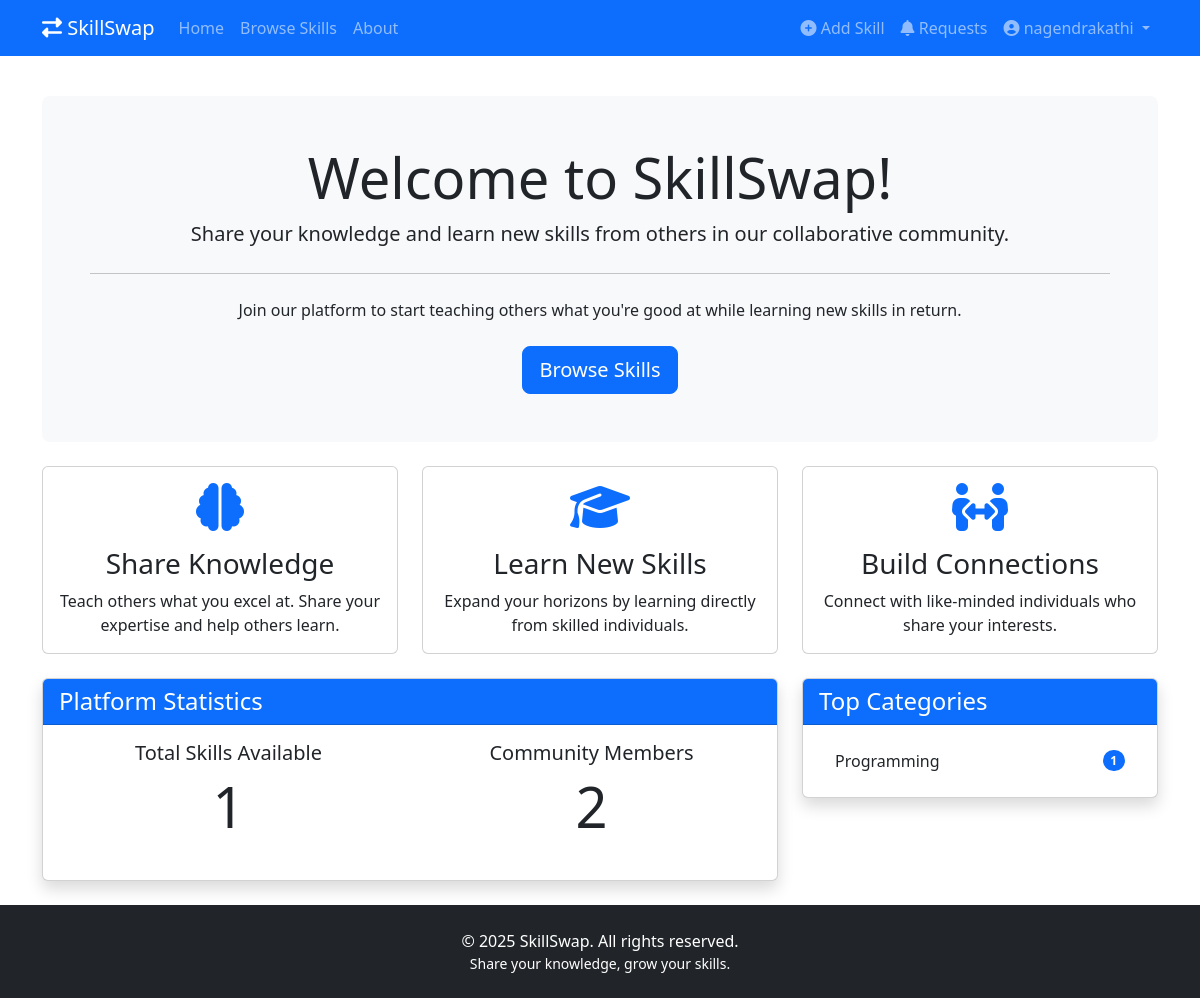
Screenshot of / (signed in) with the database file from the repository.
### app/models.py (models this page shows, shortened)
class User(db.Model, UserMixin):
    id = db.Column(db.Integer, primary_key=True)
    username = db.Column(db.String(50), unique=True, nullable=False)
    email = db.Column(db.String(120), unique=True, nullable=False)
    password_hash = db.Column(db.String(128), nullable=False)
    bio = db.Column(db.Text, nullable=True)
    location = db.Column(db.String(100), nullable=True)
    date_joined = db.Column(db.DateTime, default=datetime.utcnow)
    skills_offered = db.relationship('Skill', backref='owner', lazy=True)
    skills_learning = db.relationship('Skill', secondary=skills_users_learning,
                                     backref=db.backref('learners', lazy='dynamic'))
    requests_sent = db.relationship('Request', foreign_keys='Request.requester_id',
                                   backref='requester', lazy=True)
    requests_received = db.relationship('Request', foreign_keys='Request.skill_owner_id',
                                       backref='skill_owner', lazy=True)

class Skill(db.Model):
    id = db.Column(db.Integer, primary_key=True)
    name = db.Column(db.String(100), nullable=False)
    description = db.Column(db.Text, nullable=False)
    category = db.Column(db.String(50), nullable=False)
    difficulty = db.Column(db.String(20), nullable=False)  # beginner, intermediate, advanced
    created_at = db.Column(db.DateTime, default=datetime.utcnow)
    updated_at = db.Column(db.DateTime, default=datetime.utcnow, onupdate=datetime.utcnow)
    owner_id = db.Column(db.Integer, db.ForeignKey('user.id'), nullable=False)
    requests = db.relationship('Request', backref='skill', lazy=True)

### app/routes/main.py (the view)
@main.route('/')
def index():
    skill_count = Skill.query.count()
    user_count = User.query.count()
    top_categories = db.session.query(
        Skill.category, func.count(Skill.id).label('count')
    ).group_by(Skill.category).order_by(func.count(Skill.id).desc()).limit(5).all()
    return render_template('index.html', title='Home',
                          skill_count=skill_count,
                          user_count=user_count,
                          top_categories=top_categories)

### app/__init__.py (called while the page is built)
def create_app(config_class=Config):
    app = Flask(__name__)
    app.config.from_object(config_class)
    db.init_app(app)
    login_manager.init_app(app)
    csrf.init_app(app)
    from app.routes.main import main
    from app.routes.auth import auth
    from app.routes.skills import skills
    from app.routes.requests import requests
    app.register_blueprint(main)
    app.register_blueprint(auth)
    app.register_blueprint(skills)
    app.register_blueprint(requests)
    with app.app_context():
        db.create_all()
    @app.context_processor
    def inject_now():
        return {'now': datetime.utcnow()}
    return app

### app/models.py (called while the page is built)
@login_manager.user_loader
def load_user(user_id):
    return User.query.get(int(user_id))

### app/templates/index.html
{% extends "base.html" %}
{% block content %}
<div class="jumbotron bg-light p-5 rounded-3 text-center mb-4">
    <h1 class="display-4">Welcome to SkillSwap!</h1>
    <p class="lead">Share your knowledge and learn new skills from others in our collaborative community.</p>
    <hr class="my-4">
    <p>Join our platform to start teaching others what you're good at while learning new skills in return.</p>
    {% if not current_user.is_authenticated %}
        <div class="mt-4">
            <a href="{{ url_for('auth.register') }}" class="btn btn-primary btn-lg me-2">Join Now</a>
            <a href="{{ url_for('auth.login') }}" class="btn btn-outline-primary btn-lg">Login</a>
        </div>
    {% else %}
        <div class="mt-4">
            <a href="{{ url_for('skills.browse') }}" class="btn btn-primary btn-lg">Browse Skills</a>
        </div>
    {% endif %}
</div>
<div class="row mb-4">
    <div class="col-md-4">
        <div class="card h-100">
            <div class="card-body text-center">
                <i class="fas fa-brain fa-3x text-primary mb-3"></i>
                <h3 class="card-title">Share Knowledge</h3>
                <p class="card-text">Teach others what you excel at. Share your expertise and help others learn.</p>
            </div>
        </div>
    </div>
    <div class="col-md-4">
        <div class="card h-100">
            <div class="card-body text-center">
                <i class="fas fa-graduation-cap fa-3x text-primary mb-3"></i>
                <h3 class="card-title">Learn New Skills</h3>
                <p class="card-text">Expand your horizons by learning directly from skilled individuals.</p>
            </div>
        </div>
    </div>
    <div class="col-md-4">
        <div class="card h-100">
            <div class="card-body text-center">
                <i class="fas fa-people-arrows fa-3x text-primary mb-3"></i>
                <h3 class="card-title">Build Connections</h3>
                <p class="card-text">Connect with like-minded individuals who share your interests.</p>
            </div>
        </div>
    </div>
</div>
<div class="row">
    <div class="col-md-8">
        <div class="card shadow">
            <div class="card-header bg-primary text-white">
                <h4 class="mb-0">Platform Statistics</h4>
            </div>
            <div class="card-body">
                <div class="row text-center">
                    <div class="col-md-6 mb-3">
                        <h5>Total Skills Available</h5>
                        <h2 class="display-4">{{ skill_count }}</h2>
                    </div>
                    <div class="col-md-6">
                        <h5>Community Members</h5>
                        <h2 class="display-4">{{ user_count }}</h2>
                    </div>
                </div>
            </div>
        </div>
    </div>
    <div class="col-md-4">
        <div class="card shadow">
            <div class="card-header bg-primary text-white">
                <h4 class="mb-0">Top Categories</h4>
            </div>
            <div class="card-body">
                <ul class="list-group list-group-flush">
                    {% for category, count in top_categories %}
                        <li class="list-group-item d-flex justify-content-between align-items-center">
                            {{ category|capitalize }}
                            <span class="badge bg-primary rounded-pill">{{ count }}</span>
                        </li>
                    {% else %}
                        <li class="list-group-item">No categories available yet</li>
                    {% endfor %}
                </ul>
            </div>
        </div>
    </div>
</div>
{% endblock %}

### app/templates/base.html (shortened to what this page needs)
<!DOCTYPE html>
<html lang="en">
<head>
    <link href="https://cdn.jsdelivr.net/npm/bootstrap@5.3.0-alpha1/dist/css/bootstrap.min.css" rel="stylesheet">
    <link rel="stylesheet" href="https://cdnjs.cloudflare.com/ajax/libs/font-awesome/6.1.1/css/all.min.css">
    <link rel="stylesheet" href="{{ url_for('static', filename='css/style.css') }}">
</head>
<body>
    <nav class="navbar navbar-expand-lg navbar-dark bg-primary">
        <div class="container">
            <a class="navbar-brand" href="{{ url_for('main.index') }}">
                <i class="fas fa-exchange-alt"></i> SkillSwap
            </a>
            <div class="collapse navbar-collapse" id="navbarNav">
                <ul class="navbar-nav me-auto">
                    <li class="nav-item">
                        <a class="nav-link" href="{{ url_for('main.index') }}">Home</a>
                    </li>
                    <li class="nav-item">
                        <a class="nav-link" href="{{ url_for('skills.browse') }}">Browse Skills</a>
                    </li>
                    <li class="nav-item">
                        <a class="nav-link" href="{{ url_for('main.about') }}">About</a>
                    </li>
                </ul>
                <ul class="navbar-nav ms-auto">
                    {% if current_user.is_authenticated %}
                        <li class="nav-item">
                            <a class="nav-link" href="{{ url_for('skills.add') }}">
                                <i class="fas fa-plus-circle"></i> Add Skill
                            </a>
                        </li>
                        <li class="nav-item">
                            <a class="nav-link position-relative" href="{{ url_for('requests.manage') }}" id="requestsLink">
                                <i class="fas fa-bell"></i> Requests
                            </a>
                        </li>
                        <li class="nav-item dropdown">
                            <a class="nav-link dropdown-toggle" href="#" id="navbarDropdown"
                               role="button" data-bs-toggle="dropdown" aria-expanded="false">
                                <i class="fas fa-user-circle"></i> {{ current_user.username }}
                            </a>
                        </li>
                    {% endif %}
                </ul>
            </div>
        </div>
    </nav>
    <main class="container py-4">
        {% block content %}{% endblock %}
    </main>
    <footer class="py-4 bg-dark text-white mt-auto">
        <div class="container text-center">
            <p class="mb-0">&copy; {{ now.year }} SkillSwap. All rights reserved.</p>
            <p class="small mb-0">Share your knowledge, grow your skills.</p>
        </div>
    </footer>
</body>
</html>

### app/static/css/style.css (style rules this page uses)
body { display: flex; flex-direction: column; min-height: 100vh; }
main { flex: 1; }
footer { margin-top: auto; }

### rows the page displays
User: username "nagendrakathi"
Skill: category "Programming", count "1"

### other values shown
{{ skill_count }} "1"
{{ user_count }} "2"
